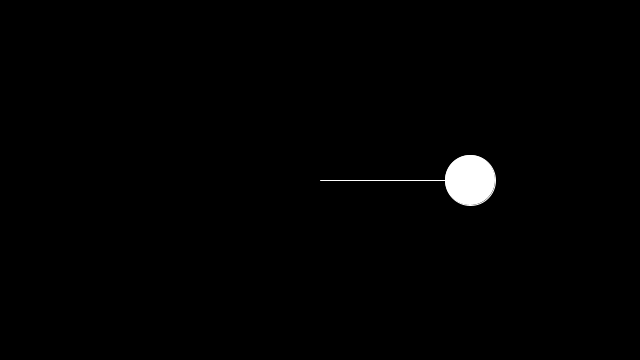
Frame 1 (no input)
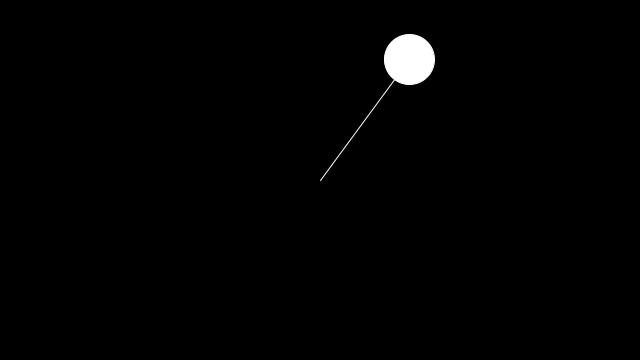
Frame 60 (the mouse pressed at the canvas centre just before this capture)
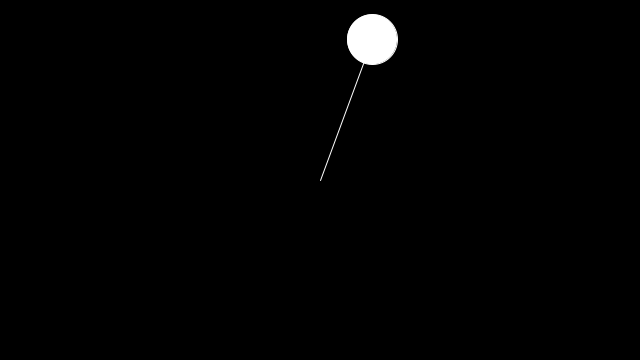
Frame 120 (the mouse held since frame 60 and released just before this capture)

The Processing sketch that drew these frames (run headless with seeded random() and noise(); from frame 60 on, the mouse is pressed at the canvas centre):

// Processing sketch: trig_3_2
// ── trig_3_2.pde
float r = 150;
float a = 0;
float aVel = 0;
float aAcc = 0.01;

void setup() {
  size(640, 360);
}

void draw() {
  background(0);
  translate(width / 2, height / 2);
  
  float x = r * cos(a);
  float y = r * sin(a);
  fill(255);
  stroke(255);
  line(0, 0, x, y);
  ellipse(x, y, 50, 50);

  a += aVel;
  aVel += aAcc;
  aVel = constrain(aVel, 0, 0.1);
}
